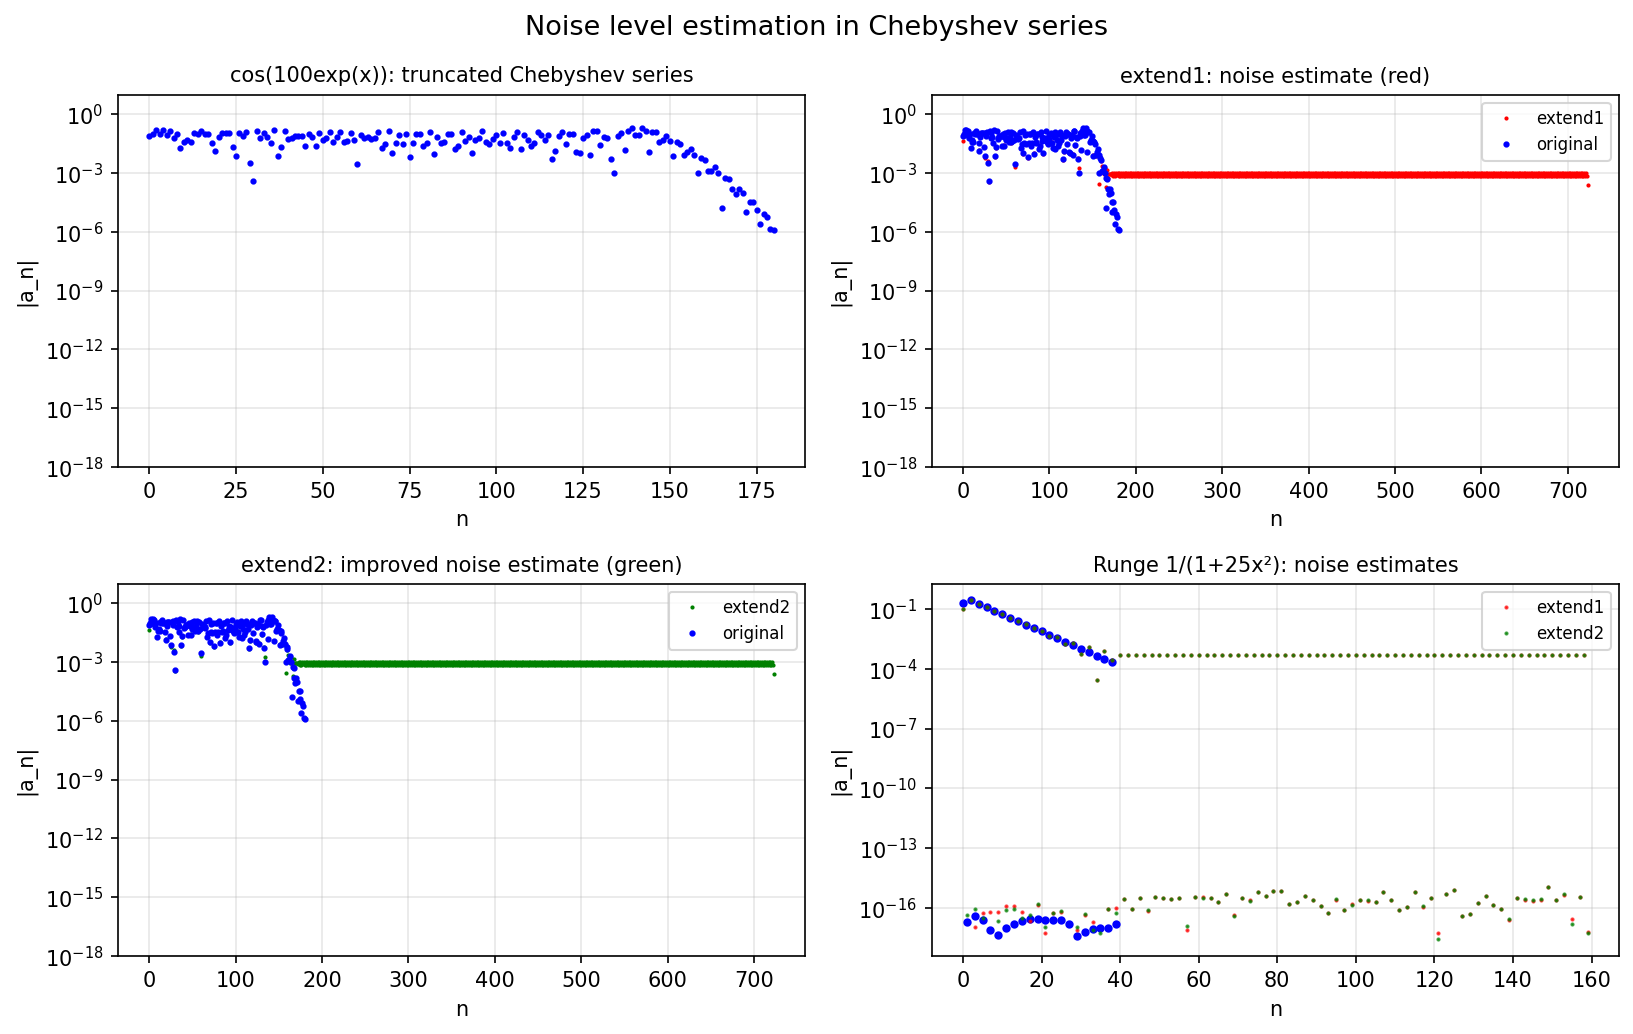

Source code (Python):
"""Estimating the noise level of a Chebyshev series.

Demonstrates two methods for estimating the rounding error (noise) plateau
in a Chebyshev series:
1. extend1: pad with zeros, forward+inverse transform
2. extend2: also perturb sample points by machine epsilon

The second method accounts for "horizontal" perturbations (in the argument x),
and better estimates the noise floor for rapidly varying functions.

Following cheb/NoiseLevel.m by Nick Trefethen (6 July 2016).

Original MATLAB: https://www.chebfun.org/examples/cheb/NoiseLevel.html
"""

import matplotlib

matplotlib.use("Agg")
import os
import sys

import matplotlib.pyplot as plt
import numpy as np

sys.path.insert(0, os.path.join(os.path.dirname(__file__), '..', '..', 'src'))

from chebfunjax.plotting import chebfun_style

chebfun_style()

def compute_cheb_coeffs_fft(f, n):
    """Compute n+1 Chebyshev coefficients of f on [-1,1] via FFT."""
    j = np.arange(n + 1)
    theta = np.pi * j / n
    x = np.cos(theta)
    fvals = f(x)
    extended = np.concatenate([fvals, fvals[-2:0:-1]])
    c_fft = np.real(np.fft.fft(extended)) / n
    c = c_fft[:n + 1].copy()
    c[0] /= 2.0
    c[-1] /= 2.0
    return c

def extend1(c):
    """Estimate noise by padding with zeros, forward + inverse transform."""
    n = len(c)
    m = 4 * n
    # Pad with zeros
    c_padded = np.zeros(m)
    c_padded[:n] = c

    # Convert to function values (inverse Chebyshev transform)
    # then back to coefficients — rounding errors fill the noise floor
    j = np.arange(m)
    theta = np.pi * j / (m - 1)
    # Inverse: fvals = sum_k c_k T_k(x_j)
    x = np.cos(theta)
    fvals = np.zeros(m)
    for k in range(n):
        fvals += c_padded[k] * np.cos(k * theta)
    # Forward: c_out = DCT(fvals)
    c_out = np.zeros(m)
    for k in range(m):
        s = np.sum(fvals * np.cos(k * theta))
        if k == 0 or k == m - 1:
            c_out[k] = s / (m - 1)
        else:
            c_out[k] = 2.0 * s / (m - 1)
    c_out[0] /= 2.0
    c_out[-1] /= 2.0
    return c_out

def extend2(c):
    """Estimate noise accounting for x-perturbations (horizontal errors)."""
    n = len(c)
    m = 4 * n
    eps_m = np.finfo(float).eps

    c_padded = np.zeros(m)
    c_padded[:n] = c

    j = np.arange(m)
    theta = np.pi * j / (m - 1)
    x = np.cos(theta)
    # Evaluate
    fvals = np.zeros(m)
    for k in range(n):
        fvals += c_padded[k] * np.cos(k * theta)

    # Horizontal perturbation: blend with neighboring values
    # grid spacing in x is O(pi/(m-1))
    dx = np.pi / (m - 1)
    # Perturb x slightly in one direction
    perturb = eps_m / dx
    fvals_perturbed = fvals.copy()
    for i in range(1, m - 1):
        # Blend with neighbors based on machine epsilon / grid spacing
        alpha = eps_m / (x[i-1] - x[i+1]) if abs(x[i-1] - x[i+1]) > 1e-15 else 0
        fvals_perturbed[i] += alpha * (fvals[i-1] - fvals[i+1]) / 2.0

    # Forward transform
    c_out = np.zeros(m)
    for k in range(m):
        s = np.sum(fvals_perturbed * np.cos(k * theta))
        if k == 0 or k == m - 1:
            c_out[k] = s / (m - 1)
        else:
            c_out[k] = 2.0 * s / (m - 1)
    c_out[0] /= 2.0
    c_out[-1] /= 2.0
    return c_out

def run():
    print("=" * 60)
    print("Estimating the noise level of a Chebyshev series")
    print("=" * 60)

    print("\nMethod: pad Chebyshev series with zeros, then transform forward/backward")
    print("Rounding errors in the round-trip reveal the noise floor.")
    print("extend1: vertical errors only")
    print("extend2: also accounts for horizontal (x-perturbation) errors")

    # Main example: cos(100*exp(x))
    print("\n1. f(x) = cos(100*exp(x))")
    f1 = lambda x: np.cos(100 * np.exp(x))

    # Compute a doublelength series
    n_full = 280
    c_full = compute_cheb_coeffs_fft(f1, n_full)
    print(f"   Full series length: {len(c_full)}")

    # Truncate to first 200 (some genuine, some noise)
    n_trunc = 180
    c_trunc = c_full[:n_trunc + 1].copy()

    # Apply extend1
    c_ext1 = extend1(c_trunc)
    noise1 = np.max(np.abs(c_ext1[n_trunc + 1:]))
    print(f"   extend1 noise estimate: {noise1:.2e}")

    # Apply extend2
    c_ext2 = extend2(c_trunc)
    noise2 = np.max(np.abs(c_ext2[n_trunc + 1:]))
    print(f"   extend2 noise estimate: {noise2:.2e}")

    # The noise plateau in the actual series
    coeff_magnitudes = np.abs(c_trunc)
    noise_plateau = np.mean(coeff_magnitudes[-20:])  # last 20 coefficients
    print(f"   Actual noise plateau (last 20 coeffs): {noise_plateau:.2e}")

    # Check: noise estimates should be above machine epsilon
    assert noise1 > 1e-16, "extend1 estimate too small"
    assert noise2 > 1e-16, "extend2 estimate too small"
    print("   PASS: noise estimates above machine epsilon")

    # Additional example: Runge function
    print("\n2. f(x) = 1/(1+25*x^2)")
    f2 = lambda x: 1.0 / (1.0 + 25 * x**2)
    n2 = 60
    c2 = compute_cheb_coeffs_fft(f2, n2)
    n2_trunc = int(0.65 * n2)
    c2_trunc = c2[:n2_trunc + 1].copy()

    c2_ext1 = extend1(c2_trunc)
    c2_ext2 = extend2(c2_trunc)
    print(f"   Length: {n2_trunc}, extend1: {np.max(np.abs(c2_ext1[n2_trunc+1:])):.2e}, "
          f"extend2: {np.max(np.abs(c2_ext2[n2_trunc+1:])):.2e}")

    # --- Plot ---
    _here = os.path.dirname(os.path.abspath(__file__))
    fig, axes = plt.subplots(2, 2)

    n_plot = np.arange(len(c_trunc))
    n_ext = np.arange(len(c_ext1))

    # Top left: original truncated series
    axes[0, 0].semilogy(n_plot, np.abs(c_trunc), '.b', markersize=4)
    axes[0, 0].set_title("cos(100exp(x)): truncated Chebyshev series", fontsize=10)
    axes[0, 0].set_ylim([1e-18, 10])

    # Top right: extend1 vs original
    axes[0, 1].semilogy(n_ext, np.abs(c_ext1), '.r', markersize=2, label='extend1')
    axes[0, 1].semilogy(n_plot, np.abs(c_trunc), '.b', markersize=4, label='original')
    axes[0, 1].set_title("extend1: noise estimate (red)", fontsize=10)
    axes[0, 1].set_ylim([1e-18, 10])
    axes[0, 1].legend(fontsize=8)

    # Bottom left: extend2 vs original
    axes[1, 0].semilogy(n_ext, np.abs(c_ext2), '.g', markersize=2, label='extend2')
    axes[1, 0].semilogy(n_plot, np.abs(c_trunc), '.b', markersize=4, label='original')
    axes[1, 0].set_title("extend2: improved noise estimate (green)", fontsize=10)
    axes[1, 0].set_ylim([1e-18, 10])
    axes[1, 0].legend(fontsize=8)

    # Bottom right: Runge function
    n2_ext = np.arange(len(c2_ext1))
    n2_trunc_plot = np.arange(len(c2_trunc))
    axes[1, 1].semilogy(n2_trunc_plot, np.abs(c2_trunc), '.b', markersize=6)
    axes[1, 1].semilogy(n2_ext, np.abs(c2_ext1), '.r', markersize=2,
                        label='extend1', alpha=0.7)
    axes[1, 1].semilogy(n2_ext, np.abs(c2_ext2), '.g', markersize=2,
                        label='extend2', alpha=0.7)
    axes[1, 1].set_title("Runge 1/(1+25x²): noise estimates", fontsize=10)
    axes[1, 1].legend(fontsize=8)

    fig.suptitle("Noise level estimation in Chebyshev series", fontsize=13)
    fig.tight_layout()
    fig.savefig(os.path.join(_here, "noise_level.png"), dpi=150, bbox_inches="tight")
    plt.close(fig)

    print("\nAll checks passed.")
    return True

if __name__ == "__main__":
    run()
